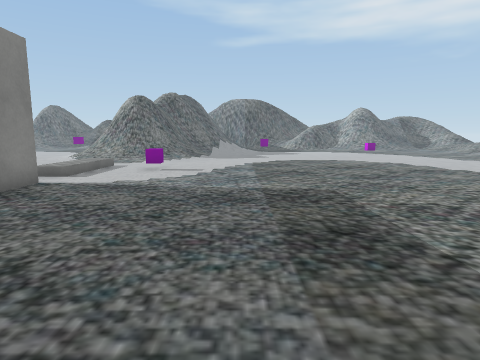
View 1 (above)

21 first-person views from a walk through a 3-D level made in the Unity game engine. The camera is 1.2 m above the floor, tilts 8° down and sees 75° across. The floor is counted in squares, 1 m on a side. Each view is taken from the middle of a square. On the plan, view 1 faces up. The plan holds only what a view shows up to about 13 squares ahead; the rest is blank. The place goes on beyond the plan. Some animated figures are left out. Some surface patterns are stand-ins.

View 2
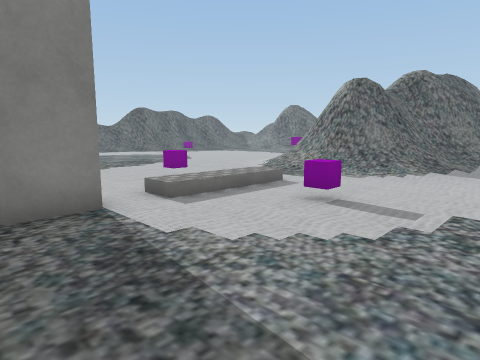

View 3
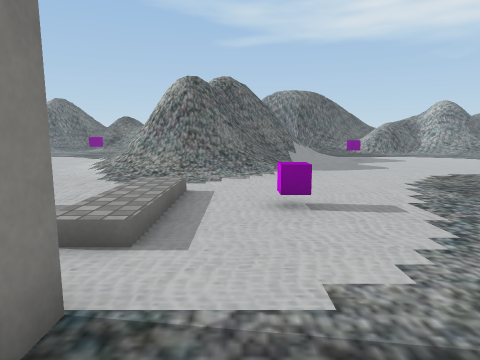

View 4
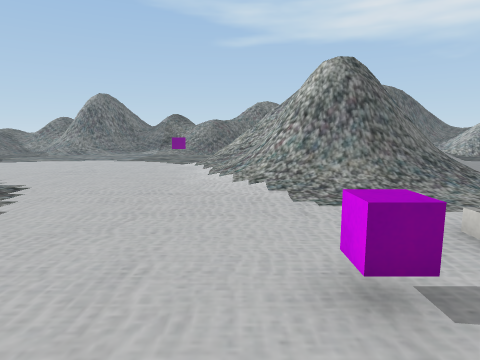

View 5
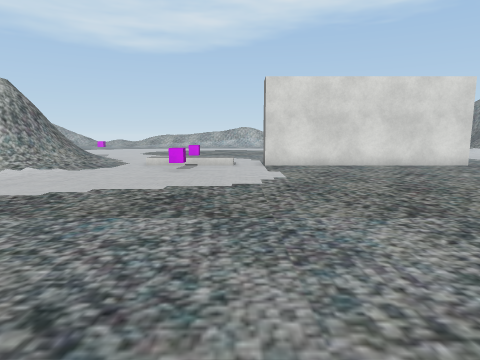

View 6
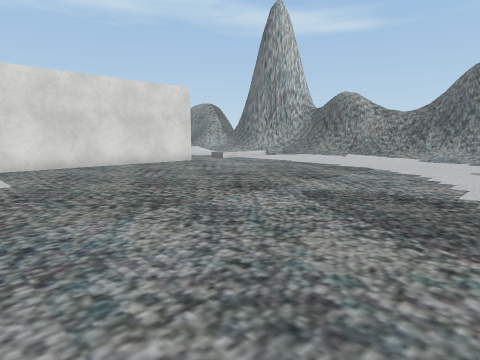

View 7
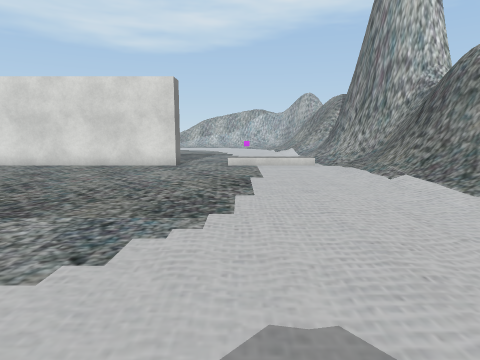

View 8
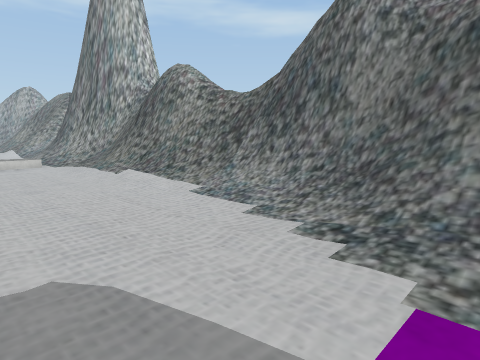

View 9
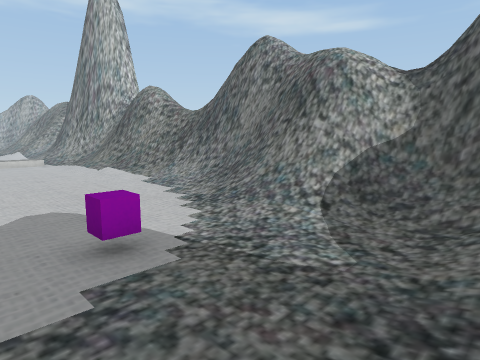

View 10
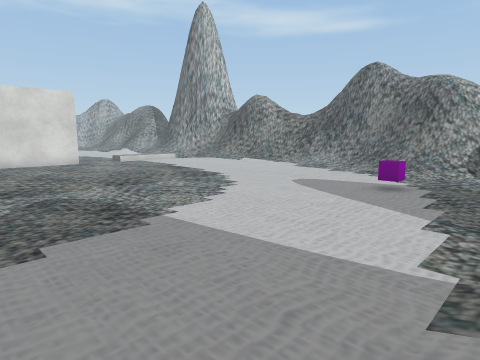

View 11
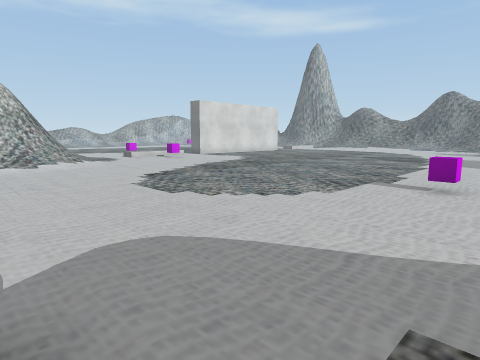

View 12
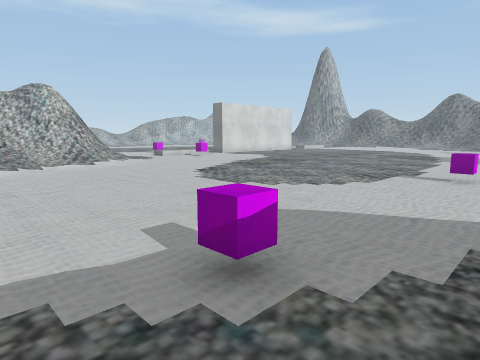

View 13
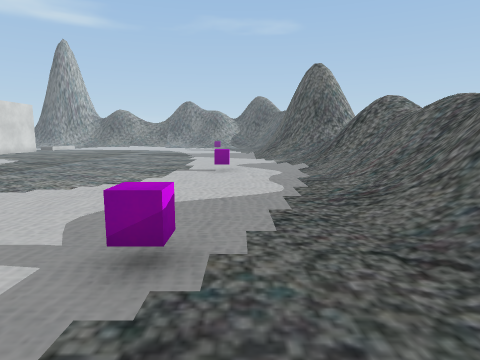

View 14
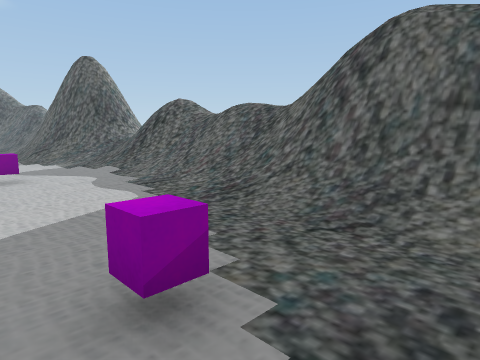

View 15
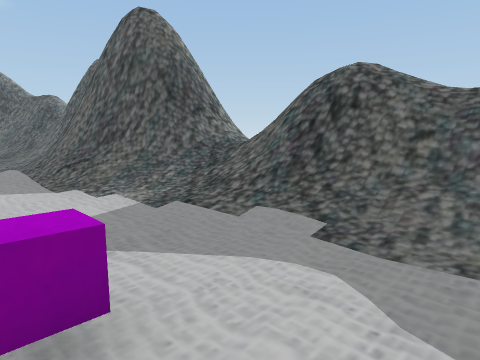

View 16
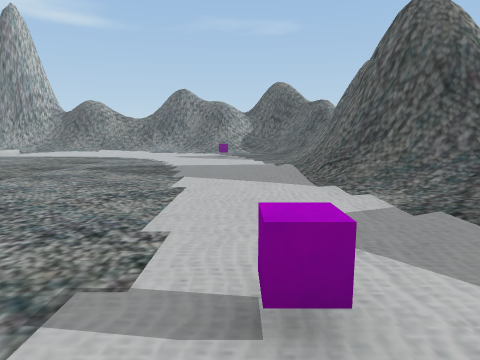

View 17
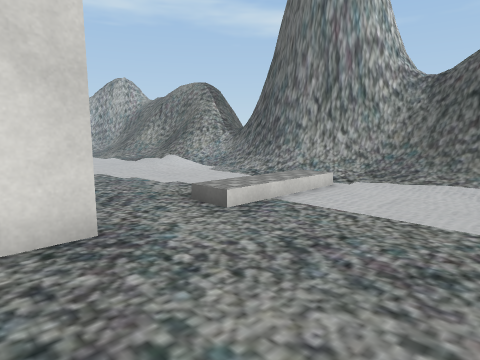

View 18
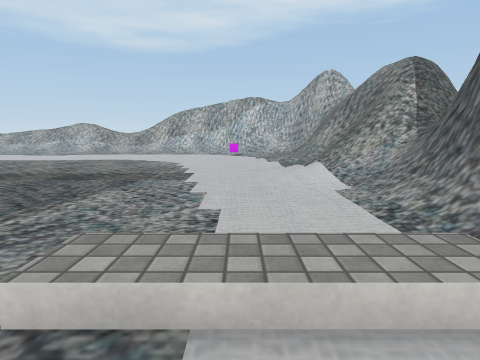

View 19
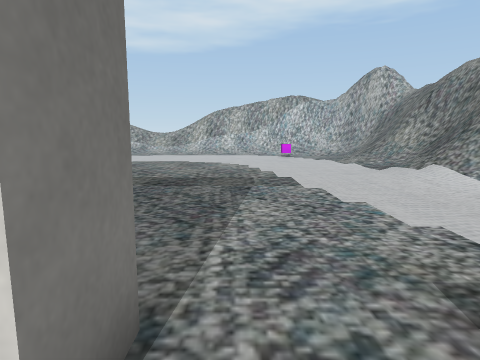

View 20
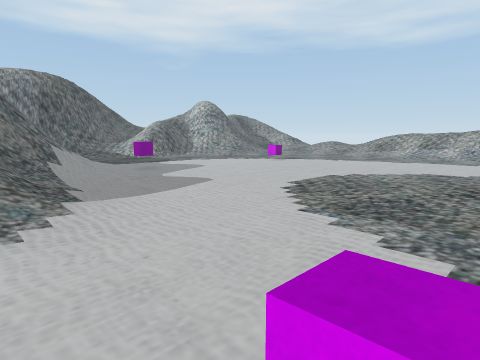

View 21
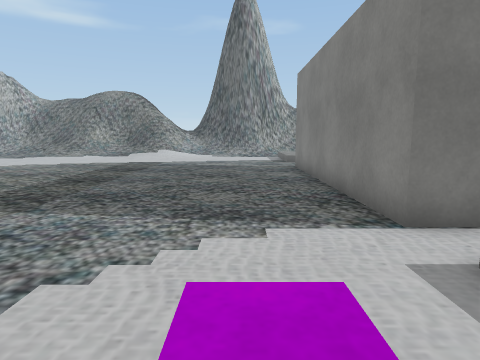

### Floor plan
Key: @ floor where view 1 was taken; # wall or solid block; x gap in a wall; . main floor; : floor 0.25 m higher than the main floor; + floor 2.75 m higher than the main floor; * floor 3.25 m higher than the main floor; % floor 3.5 m higher than the main floor; & floor 3.75 m higher than the main floor; / step, stairs or slope; = window, fence, low wall or low ledge; v drop or lower ground; O other object.
Columns run from 28 left of view 1 to 6 right of it. Each row starts with its distance up from view 1.
 24       .
 23     ......                =  ..
 22 /v#O..............//==   v=//.O.
 21 /v##/..O..........//==  v==//....
 20  v#=/............../=# +==//......
 19 =x=#/............../##%v#//........
 18  /=/.............../##v#=//........
 17  ///...............//=##//.........
 16  ///................//=///.........
 15  ///................../............
 14 ////...............................
 13 /#=/..OO..............//...........
 12 /#=/..................//...........
 11  ///................O.//.O.........
 10  ///..................//...........
  9  ////..............................
  8 ====/.................##...........
  7 ####/.................##...........
  6   ##=/................##..........
  5    ##/................##..........
  4    ##/................##..........
  3     =/................##...........
  2      .................##...........
  1      .................##...........
  0      .................##....@......
 -1      ..............................
 -2     / .............................
 -3      .................//...........
 -4     /...O.............//...........
 -5     /.................//...........
 -6     /...:.............//.....///.//
 -7      /////////.//////./////////////
 -8      =/=##===/// ====O=#####///====
 -9      #################### ##///=###
-10                              /=*%&
-11                               ##

Where each view was taken, in squares from view 1:
view 1: 0 up, 0 right, facing up
view 2: 6 up, 0 right, facing up-left
view 3: 6 up, 4 left, facing up
view 4: 9 up, 9 left, facing up
view 5: 9 up, 19 left, facing right
view 6: 9 up, 19 left, facing down-right
view 7: 3 down, 19 left, facing right
view 8: 3 down, 20 left, facing down-right
view 9: 2 down, 24 left, facing down-right
view 10: 5 up, 23 left, facing down-right
view 11: 21 up, 23 left, facing down-right
view 12: 23 up, 23 left, facing down-right
view 13: 24 up, 22 left, facing down
view 14: 23 up, 20 left, facing down-left
view 15: 15 up, 21 left, facing down-left
view 16: 15 up, 21 left, facing down
view 17: 1 up, 10 left, facing down-right
view 18: 4 down, 8 left, facing right
view 19: 1 down, 7 left, facing right
view 20: 11 up, 4 left, facing up-right
view 21: 12 up, 3 left, facing down
